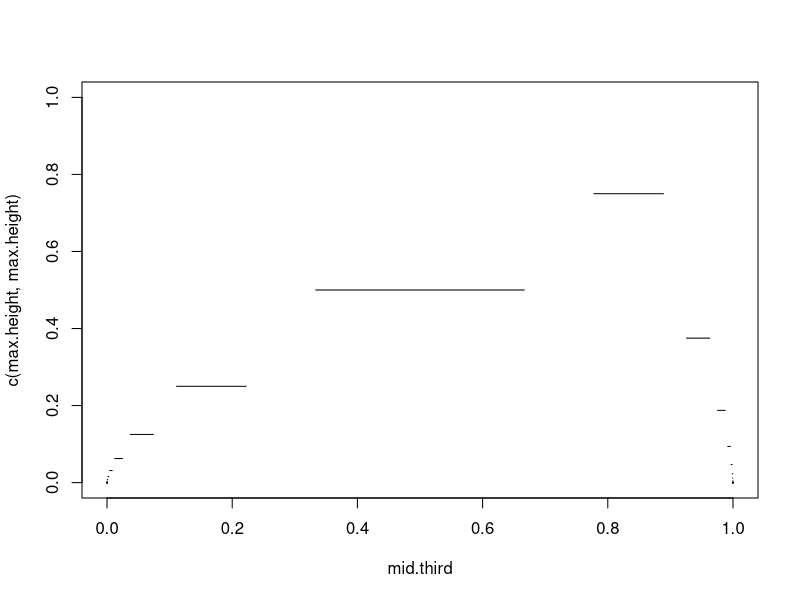

The R script that drew this image:
#############################################

# Generates Plot of Cantor's Devil Staircase

#############################################


# Function to remove the middle third, return the 

# Steps
#   1. Take a segment and a max height 
#   2. Remove the middle third
#   3. Plot that middle third at half the max height
#   4. Redefine segment and max height; return to 1

n.iter <- 100
max.height <- 1
segment <- c(0,1)

i <- 1
while (i < n.iter) {
    seg.len <- segment[2] - segment[1]
    mid.third <- c(segment[1]+seg.len/3, 
                   segment[2]-(seg.len)/3)
    max.height <- max.height / 2
    if (i==1) {
        plot(mid.third, c(max.height, max.height), type="l", 
             xlim=c(0,1), ylim=c(0,1))
    } else {
        lines(mid.third, c(max.height, max.height))
        lines(1-mid.third, c(3*max.height, 3*max.height))
    }
    segment = c(0, mid.third[1])
    i <- i+1
    readline()
}


